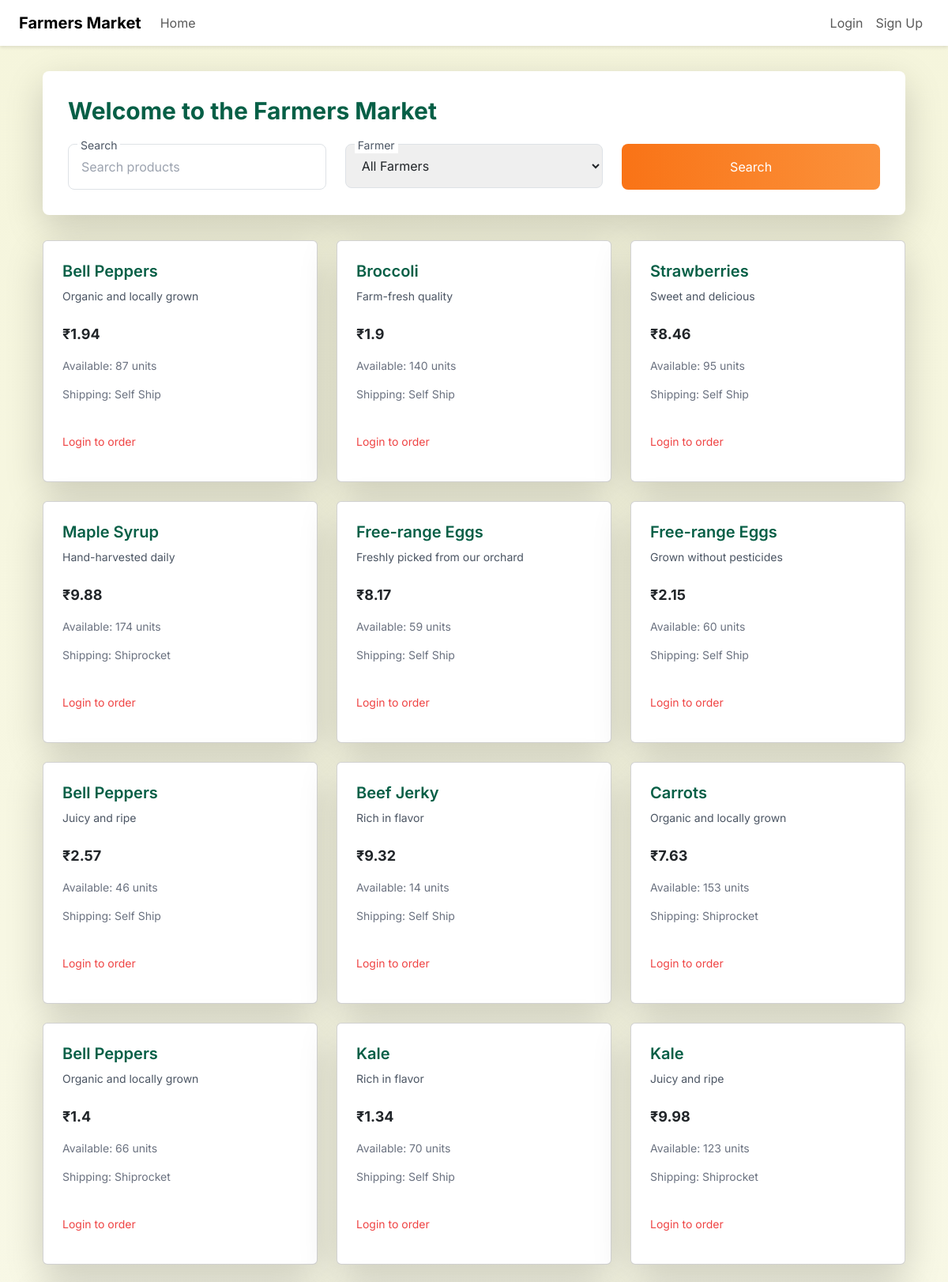
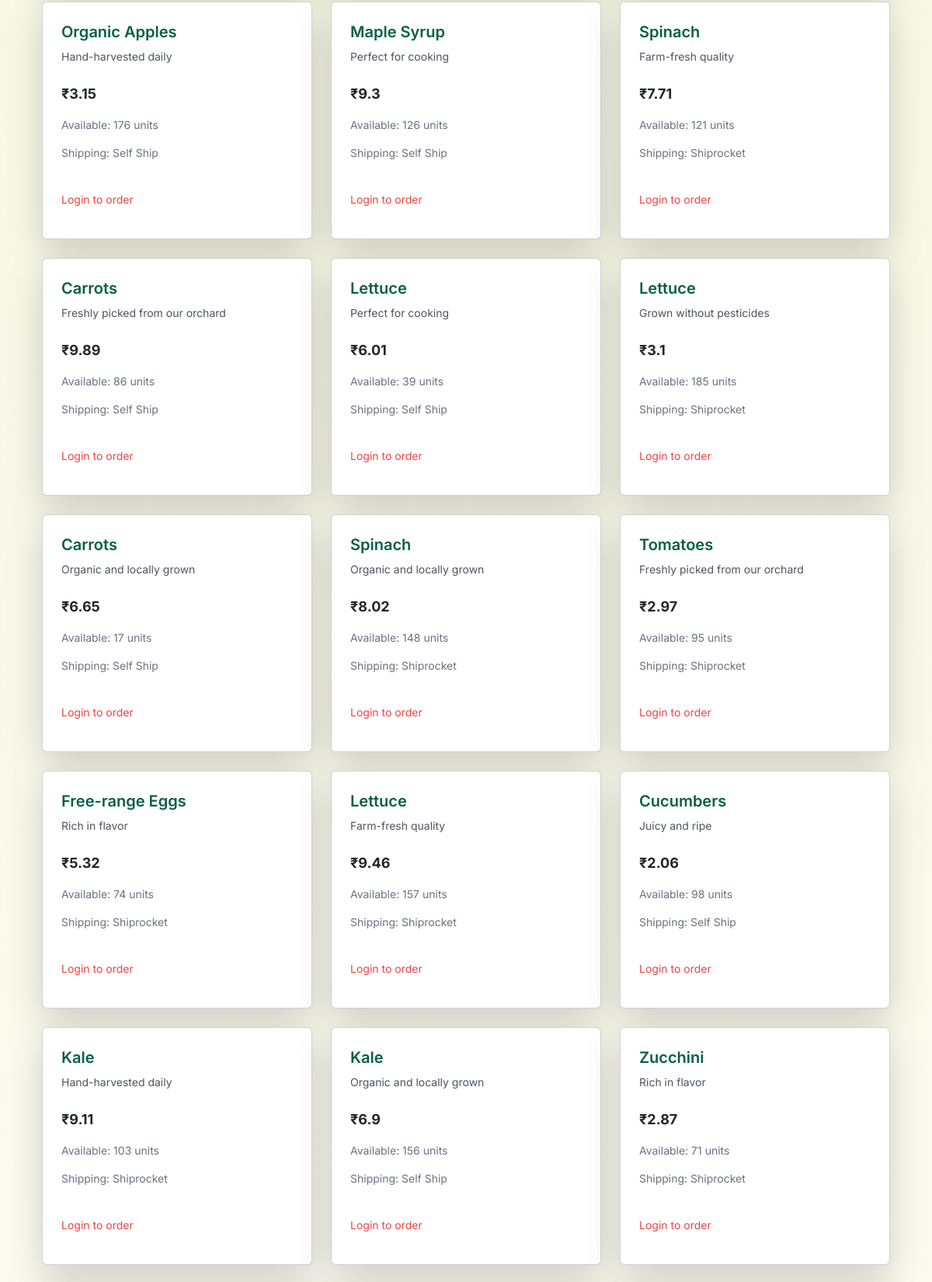
The page / (upper part) on the database its author committed (2 pictures, top to bottom).
### app.py (models this page shows)
class Product(db.Model):
    id = db.Column(db.Integer, primary_key=True)
    name = db.Column(db.String(100), nullable=False)
    description = db.Column(db.Text)
    price = db.Column(db.Float, nullable=False)
    quantity = db.Column(db.Integer, nullable=False)
    farmer_id = db.Column(db.Integer, db.ForeignKey('farmer.id'), nullable=False)
    shipping_option = db.Column(db.String(50), nullable=False)

### app.py (the view)
@app.route('/')
def index():
    try:
        search_query = request.args.get('search', '').strip()
        farmer_filter = request.args.get('farmer', '').strip()
        query = Product.query
        if search_query:
            search_term = f'%{search_query}%'
            query = query.filter(or_(
                Product.name.ilike(search_term),
                Product.description.ilike(search_term)
            ))
        if farmer_filter:
            query = query.join(Farmer).filter(Farmer.name.ilike(f'%{farmer_filter}%'))
        products = query.all()
        farmers = Farmer.query.all()
        logger.info(f"Retrieved {len(products)} products with search: '{search_query}', farmer: '{farmer_filter}'")
        return render_template('index.html', products=products, farmers=farmers, search_query=search_query, farmer_filter=farmer_filter)
    except OperationalError as e:
        logger.error(f"Error querying products: {e}")
        return jsonify({'error': 'Database error, please try again later'}), 500

### templates/index.html (shortened to what this page needs)
{% extends 'base.html' %}
{% block content %}
<div class="bg-white p-8 rounded-lg shadow-lg mb-8">
    <h2 class="text-3xl font-bold text-green-800 mb-6">Welcome to the Farmers Market</h2>
    <form method="GET" action="{{ url_for('index') }}" class="grid grid-cols-1 md:grid-cols-3 gap-4">
        <div class="relative">
            <input type="text" name="search" value="{{ search_query }}" placeholder="Search products" class="w-full p-3 border border-gray-300 rounded-lg focus:outline-none focus:border-orange-500">
            <label class="absolute -top-2 left-3 bg-white px-1 text-sm text-gray-600">Search</label>
        </div>
        <div class="relative">
            <select name="farmer" class="w-full p-3 border border-gray-300 rounded-lg focus:outline-none focus:border-orange-500">
                <option value="">All Farmers</option>
            </select>
            <label class="absolute -top-2 left-3 bg-white px-1 text-sm text-gray-600">Farmer</label>
        </div>
        <button type="submit" class="btn-primary p-3 rounded-lg text-white">Search</button>
    </form>
</div>
<div class="grid grid-cols-1 sm:grid-cols-2 lg:grid-cols-3 gap-6">
    {% for product in products %}
        <div class="card bg-white p-6 rounded-lg shadow-lg">
            <h3 class="text-xl font-semibold text-green-800">{{ product.name }}</h3>
            <p class="text-gray-600 text-sm">{{ product.description or 'No description' }}</p>
            <p class="text-orange-600 font-bold text-lg mt-2">₹{{ product.price }}</p>
            <p class="text-gray-500 text-sm">Available: {{ product.quantity }} units</p>
            <p class="text-gray-500 text-sm">Shipping: {{ product.shipping_option }}</p>
            {% if current_user.is_authenticated %}
                <a href="{{ url_for('order', product_id=product.id) }}" class="btn-primary mt-4 inline-block px-4 py-2 text-white rounded-lg">Order Now</a>
            {% else %}
                <p class="text-red-500 mt-4 text-sm">Login to order</p>
            {% endif %}
        </div>
    {% endfor %}
</div>
{% endblock %}

### templates/base.html (style rules this page uses)
body { font-family: 'Inter', sans-serif; background: linear-gradient(to bottom, #F5F5DC, #FFFFFF); }
.btn-primary { background: linear-gradient(to right, #F97316, #FB923C); border: none; border-radius: 0.5rem; transition: transform 0.2s, box-shadow 0.2s; }
.card { transition: transform 0.2s; }

### rows shown on the page
Product: name "Bell Peppers", description "Organic and locally grown", price "1.94", quantity "87", shipping_option "Self Ship"
Product: name "Broccoli", description "Farm-fresh quality", price "1.9", quantity "140", shipping_option "Self Ship"
Product: name "Strawberries", description "Sweet and delicious", price "8.46", quantity "95", shipping_option "Self Ship"
Product: name "Maple Syrup", description "Hand-harvested daily", price "9.88", quantity "174", shipping_option "Shiprocket"
Product: name "Free-range Eggs", description "Freshly picked from our orchard", price "8.17", quantity "59", shipping_option "Self Ship"
Product: name "Free-range Eggs", description "Grown without pesticides", price "2.15", quantity "60", shipping_option "Self Ship"
Product: name "Bell Peppers", description "Juicy and ripe", price "2.57", quantity "46", shipping_option "Self Ship"
Product: name "Beef Jerky", description "Rich in flavor", price "9.32", quantity "14", shipping_option "Self Ship"
Product: name "Carrots", description "Organic and locally grown", price "7.63", quantity "153", shipping_option "Shiprocket"
Product: name "Bell Peppers", description "Organic and locally grown", price "1.4", quantity "66", shipping_option "Shiprocket"
Product: name "Kale", description "Rich in flavor", price "1.34", quantity "70", shipping_option "Self Ship"
Product: name "Kale", description "Juicy and ripe", price "9.98", quantity "123", shipping_option "Shiprocket"
Product: name "Organic Apples", description "Hand-harvested daily", price "3.15", quantity "176", shipping_option "Self Ship"
Product: name "Maple Syrup", description "Perfect for cooking", price "9.3", quantity "126", shipping_option "Self Ship"
Product: name "Spinach", description "Farm-fresh quality", price "7.71", quantity "121", shipping_option "Shiprocket"
Product: name "Carrots", description "Freshly picked from our orchard", price "9.89", quantity "86", shipping_option "Self Ship"
Product: name "Lettuce", description "Perfect for cooking", price "6.01", quantity "39", shipping_option "Self Ship"
Product: name "Lettuce", description "Grown without pesticides", price "3.1", quantity "185", shipping_option "Shiprocket"
Product: name "Carrots", description "Organic and locally grown", price "6.65", quantity "17", shipping_option "Self Ship"
Product: name "Spinach", description "Organic and locally grown", price "8.02", quantity "148", shipping_option "Shiprocket"
Product: name "Tomatoes", description "Freshly picked from our orchard", price "2.97", quantity "95", shipping_option "Shiprocket"
Product: name "Free-range Eggs", description "Rich in flavor", price "5.32", quantity "74", shipping_option "Shiprocket"
Product: name "Lettuce", description "Farm-fresh quality", price "9.46", quantity "157", shipping_option "Shiprocket"
Product: name "Cucumbers", description "Juicy and ripe", price "2.06", quantity "98", shipping_option "Self Ship"
Product: name "Kale", description "Hand-harvested daily", price "9.11", quantity "103", shipping_option "Shiprocket"
Product: name "Kale", description "Organic and locally grown", price "6.9", quantity "156", shipping_option "Self Ship"
Product: name "Zucchini", description "Rich in flavor", price "2.87", quantity "71", shipping_option "Shiprocket"
